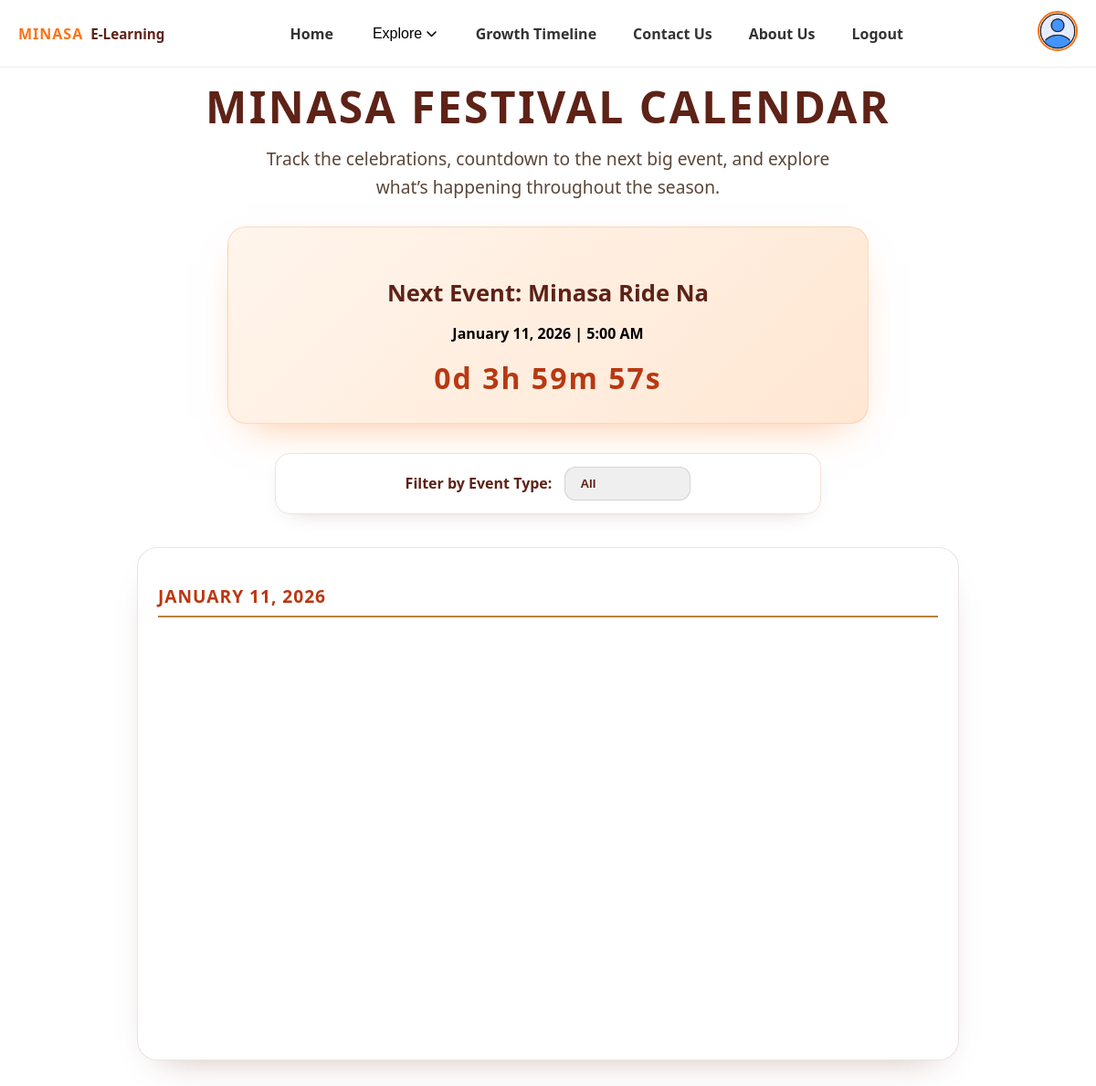
Page /users/festival-calendar/ on the committed database.
### sections/models.py (models this page shows, shortened)
class FestivalEvent(models.Model):
    EVENT_TYPES = [
        ('Parade', 'Parade'),
        ('Competition', 'Competition'),
        ('Concert', 'Concert'),
        ('Exhibit', 'Exhibit'),
        ('Trade Fair', 'Trade Fair'),
        ('Religious', 'Religious'),
        ('Other', 'Other'),
    ]
    name = models.CharField(max_length=200)
    event_type = models.CharField(max_length=50, choices=EVENT_TYPES, default='Other')
    description = models.TextField()
    date = models.DateField()
    time = models.TimeField(blank=True, null=True)
    location = models.CharField(max_length=200, blank=True, null=True)
    map_link = models.URLField(blank=True, null=True)
    image = models.ImageField(upload_to='festival_events/', blank=True, null=True)

### sections/views.py (the view)
# urls.py: path('festival-calendar/', views.festival_calendar, name='festival_calendar'),
def festival_calendar(request):
    selected_type = request.GET.get('type', 'All')
    today = date.today()
    now = datetime.now()  # current date and time
    if selected_type == 'All':
        events = FestivalEvent.objects.filter(
            date__gte=today  # only events today or later
        ).order_by('date', 'time')
    else:
        events = FestivalEvent.objects.filter(
            event_type=selected_type,
            date__gte=today
        ).order_by('date', 'time')
    grouped_events = {}
    next_event = None
    for event in events:
        event_datetime = datetime.combine(event.date, event.time or datetime.min.time())
        if event_datetime < now:
            continue
        day = event.date.strftime('%B %d, %Y')
        if day not in grouped_events:
            grouped_events[day] = []
        grouped_events[day].append(event)
        if event_datetime > now and not next_event:
            next_event = event
    event_types = ['All'] + [choice[0] for choice in FestivalEvent.EVENT_TYPES]
    return render(request, 'users/festival_calendar.html', {
        'grouped_events': grouped_events,
        'event_types': event_types,
        'selected_type': selected_type,
        'next_event': next_event,
    })

### sections/templates/users/festival_calendar.html (shortened to what this page needs)
{% extends "users/userbase.html" %}
{% load static %}
{% block content %}
<br><br><br>
<section class="festival-header" data-reveal>
  <h1>Minasa Festival Calendar</h1>
  <p>Track the celebrations, countdown to the next big event, and explore what’s happening throughout the season.</p>
</section>
{% if next_event %}
<div class="countdown-container">
  <h3>Next Event: {{ next_event.name }}</h3>
  <p><strong>{{ next_event.date|date:"F d, Y" }}{% if next_event.time %} | {{ next_event.time|time:"g:i A" }}{% endif %}</strong></p>
  <div id="countdown"></div>
</div>
{% endif %}
<form method="get" class="filter-form">
  <label for="type">Filter by Event Type:</label>
  <select name="type" id="type" onchange="this.form.submit()">
    {% for etype in event_types %}
      <option value="{{ etype }}" {% if selected_type == etype %}selected{% endif %}>{{ etype }}</option>
    {% endfor %}
  </select>
</form>
<div class="calendar-container">
  {% for date, events in grouped_events.items %}
    <div class="day-block">
      <h3 class="festival-date">{{ date }}</h3>
    </div>
  {% empty %}
    <p class="text-center">No festival events found for this category.</p>
  {% endfor %}
</div>
{% endblock %}

### minasaelearning/static/css/section_css.css (style rules this page uses)
h1, h2, h3, div, a, p { font-family: 'Segoe UI', Tahoma, Geneva, Verdana, sans-serif; }
body { margin: 0; margin-top: 70px; padding: 0; }
.reveal { opacity: 0; transform: translateY(16px); transition: opacity 1000ms ease, transform 1000ms ease; will-change: opacity, transform; }
.reveal-visible { opacity: 1; transform: none; }
.filter-form { text-align: right; }
.calendar-container { max-width: 900px; margin: 2rem auto; display: flex; flex-direction: column; gap: 2rem; }
.day-block { background: #f9f9f9; padding: 1.5rem; border-radius: 1rem; box-shadow: 0 4px 8px rgba(0,0,0,0.1); }
.festival-date { font-size: 1.5rem; font-weight: bold; color: #f97316; border-bottom: 2px solid #b8813d; padding-bottom: 0.5rem; margin-bottom: 1rem; }
.filter-form { text-align: center; margin-bottom: 2rem; }
.countdown-container { text-align: center; margin: 2rem 0; padding: 1rem; background: #fff4e1; border-radius: 1rem; box-shadow: 0 2px 6px rgba(0,0,0,0.1); }
#countdown { font-size: 1.2rem; color: #f97316; font-weight: bold; margin-top: 0.5rem; }

### sections/templates/users/festival_calendar.html (style rules this page uses)
body { margin-top: -10px; }
.festival-header { max-width: 840px; margin: 0 auto 28px auto; text-align: center; padding: 0 20px; }
.festival-header h1 { font-size: clamp(2rem, 4vw, 3rem); color: #5e2217; letter-spacing: 0.05em; margin-bottom: 10px; text-transform: uppercase; }
.festival-header p { color: #5b4638; font-size: clamp(1rem, 2vw, 1.2rem); margin: 0 auto; max-width: 620px; line-height: 1.6; }
.countdown-container { background: linear-gradient(135deg, #fff5ec, #ffe7d3); border: 1px solid rgba(249, 115, 22, 0.2); border-radius: 20px; padding: 28px 30px; max-width: 640px; margin: 0 auto 32px auto; text-align: center; box-shadow: 0 18px 45px -24px rgba(249, 115, 22, 0.55); }
.countdown-container h3 { margin-bottom: 8px; color: #5e2217; font-size: 1.6rem; }
.countdown-container #countdown { font-family: 'Segoe UI', sans-serif; font-weight: 700; font-size: clamp(1.35rem, 2vw + 0.8rem, 2rem); letter-spacing: 2px; color: #b93812; margin-top: 12px; }
.filter-form { display: flex; align-items: center; justify-content: center; gap: 14px; background: #ffffff; border: 1px solid #f0e3db; border-radius: 16px; padding: 14px 18px; box-shadow: 0 8px 26px -18px rgba(94, 34, 23, 0.45); margin: 0 auto 36px auto; width: min(560px, 94vw); }
.filter-form label { font-family: 'Segoe UI', Tahoma, Geneva, Verdana, sans-serif; font-weight: bold; color: #5e2217; text-transform: none; letter-spacing: normal; }
.filter-form select { appearance: none; border-radius: 12px; border: 1px solid rgba(94, 34, 23, 0.15); padding: 10px 42px 10px 16px; font-weight: 600; color: #5e2217; transition: border 0.2s ease, box-shadow 0.2s ease; cursor: pointer; }
.calendar-container { display: grid; grid-template-columns: repeat(auto-fit, minmax(320px, 1fr)); gap: clamp(24px, 2vw, 32px); margin-bottom: 48px; }
.day-block { background: #ffffff; border-radius: 22px; padding: 20px 22px; border: 1px solid rgba(94, 34, 23, 0.12); box-shadow: 0 18px 40px -26px rgba(94, 34, 23, 0.4); }
.festival-date { font-size: 1.2rem; font-weight: 700; color: #b93812; letter-spacing: 0.05em; margin-bottom: 16px; text-transform: uppercase; }

### rows in the picture
FestivalEvent: name "Minasa Ride Na", date "January 11, 2026", time "5:00 AM", date "JANUARY 11, 2026"

### other values in the picture
form field type "All"
